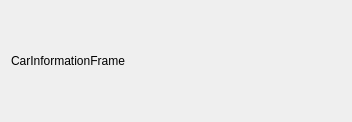
<?xml version="1.0" encoding="UTF-8"?>
<ui version="4.0">
 <class>CarInformationFrame</class>
 <widget class="QWidget" name="CarInformationFrame">
  <property name="geometry">
   <rect>
    <x>0</x>
    <y>0</y>
    <width>352</width>
    <height>122</height>
   </rect>
  </property>
  <property name="windowTitle">
   <string>Form</string>
  </property>
  <layout class="QGridLayout" name="gridLayout_2">
   <item row="0" column="0">
    <layout class="QGridLayout" name="gridLayout">
     <property name="spacing">
      <number>1</number>
     </property>
     <item row="0" column="0">
      <widget class="QLabel" name="label">
       <property name="text">
        <string>CarInformationFrame</string>
       </property>
      </widget>
     </item>
    </layout>
   </item>
  </layout>
 </widget>
 <resources/>
 <connections/>
</ui>
